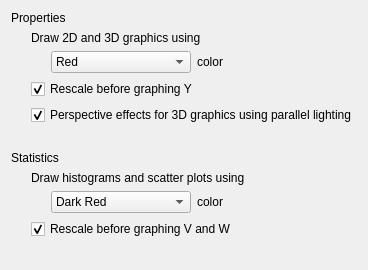
     <widget class="QWidget" name="tab">
      <attribute name="title">
       <string>General</string>
      </attribute>
      <layout class="QVBoxLayout">
       <item>
        <layout class="QHBoxLayout">
         <item>
          <widget class="QLabel" name="textLabel2_2">
           <property name="text">
            <string>Properties</string>
           </property>
           <property name="wordWrap">
            <bool>false</bool>
           </property>
          </widget>
         </item>
         <item>
          <widget class="Line" name="line5_2">
           <property name="sizePolicy">
            <sizepolicy hsizetype="Expanding" vsizetype="Fixed">
             <horstretch>0</horstretch>
             <verstretch>0</verstretch>
            </sizepolicy>
           </property>
           <property name="frameShadow">
            <enum>QFrame::Sunken</enum>
           </property>
          </widget>
         </item>
        </layout>
       </item>
       <item>
        <layout class="QGridLayout">
         <item row="3" column="1">
          <widget class="QFrame" name="frame1_1">
           <property name="frameShadow">
            <enum>QFrame::Raised</enum>
           </property>
           <layout class="QVBoxLayout">
            <property name="leftMargin">
             <number>0</number>
            </property>
            <property name="topMargin">
             <number>0</number>
            </property>
            <property name="rightMargin">
             <number>0</number>
            </property>
            <property name="bottomMargin">
             <number>0</number>
            </property>
            <item>
             <widget class="QCheckBox" name="checkBox1_5">
              <property name="whatsThis">
               <string>Adds lighting effects to help distinguish curves in the 3D graphic.</string>
              </property>
              <property name="text">
               <string>Perspective effects for 3D graphics using parallel lighting</string>
              </property>
              <property name="checked">
               <bool>true</bool>
              </property>
             </widget>
            </item>
           </layout>
          </widget>
         </item>
         <item row="1" column="1">
          <layout class="QHBoxLayout">
           <item>
            <spacer name="spacer27_4">
             <property name="orientation">
              <enum>Qt::Horizontal</enum>
             </property>
             <property name="sizeType">
              <enum>QSizePolicy::Fixed</enum>
             </property>
             <property name="sizeHint" stdset="0">
              <size>
               <width>20</width>
               <height>20</height>
              </size>
             </property>
            </spacer>
           </item>
           <item>
            <widget class="QComboBox" name="comboBox1_1">
             <property name="whatsThis">
              <string>Scientific graphics will be drawn using the following color.</string>
             </property>
             <property name="currentIndex">
              <number>0</number>
             </property>
             <item>
              <property name="text">
               <string>Red</string>
              </property>
             </item>
             <item>
              <property name="text">
               <string>Green</string>
              </property>
             </item>
             <item>
              <property name="text">
               <string>Blue</string>
              </property>
             </item>
             <item>
              <property name="text">
               <string>Cyan</string>
              </property>
             </item>
             <item>
              <property name="text">
               <string>Magenta</string>
              </property>
             </item>
             <item>
              <property name="text">
               <string>Yellow</string>
              </property>
             </item>
             <item>
              <property name="text">
               <string>White</string>
              </property>
             </item>
             <item>
              <property name="text">
               <string>Gray</string>
              </property>
             </item>
             <item>
              <property name="text">
               <string>Dark Red</string>
              </property>
             </item>
             <item>
              <property name="text">
               <string>Dark Green</string>
              </property>
             </item>
             <item>
              <property name="text">
               <string>Dark Blue</string>
              </property>
             </item>
             <item>
              <property name="text">
               <string>Dark Cyan</string>
              </property>
             </item>
             <item>
              <property name="text">
               <string>Dark Magenta</string>
              </property>
             </item>
             <item>
              <property name="text">
               <string>Dark Yellow</string>
              </property>
             </item>
             <item>
              <property name="text">
               <string>Dark Gray</string>
              </property>
             </item>
             <item>
              <property name="text">
               <string>Black</string>
              </property>
             </item>
            </widget>
           </item>
           <item>
            <widget class="QLabel" name="textLabel1_5">
             <property name="text">
              <string>color</string>
             </property>
             <property name="wordWrap">
              <bool>false</bool>
             </property>
            </widget>
           </item>
           <item>
            <spacer name="spacer28_4">
             <property name="orientation">
              <enum>Qt::Horizontal</enum>
             </property>
             <property name="sizeType">
              <enum>QSizePolicy::Ignored</enum>
             </property>
             <property name="sizeHint" stdset="0">
              <size>
               <width>20</width>
               <height>20</height>
              </size>
             </property>
            </spacer>
           </item>
          </layout>
         </item>
         <item row="0" column="1">
          <widget class="QLabel" name="textLabel1_6">
           <property name="text">
            <string>Draw 2D and 3D graphics using</string>
           </property>
           <property name="wordWrap">
            <bool>false</bool>
           </property>
          </widget>
         </item>
         <item row="2" column="1">
          <widget class="QCheckBox" name="checkBox1_7">
           <property name="whatsThis">
            <string>Automatically adjust range settings and approximate scale factors to speed up the working process.</string>
           </property>
           <property name="text">
            <string>Rescale before graphing Y</string>
           </property>
           <property name="shortcut">
            <string/>
           </property>
           <property name="checked">
            <bool>true</bool>
           </property>
          </widget>
         </item>
         <item row="0" column="0" rowspan="4">
          <spacer name="spacer71">
           <property name="orientation">
            <enum>Qt::Horizontal</enum>
           </property>
           <property name="sizeType">
            <enum>QSizePolicy::Fixed</enum>
           </property>
           <property name="sizeHint" stdset="0">
            <size>
             <width>20</width>
             <height>20</height>
            </size>
           </property>
          </spacer>
         </item>
        </layout>
       </item>
       <item>
        <spacer name="spacer31">
         <property name="orientation">
          <enum>Qt::Vertical</enum>
         </property>
         <property name="sizeType">
          <enum>QSizePolicy::Preferred</enum>
         </property>
         <property name="sizeHint" stdset="0">
          <size>
           <width>20</width>
           <height>20</height>
          </size>
         </property>
        </spacer>
       </item>
       <item>
        <widget class="QFrame" name="frame1_2">
         <property name="frameShadow">
          <enum>QFrame::Raised</enum>
         </property>
         <layout class="QVBoxLayout">
          <property name="leftMargin">
           <number>0</number>
          </property>
          <property name="topMargin">
           <number>0</number>
          </property>
          <property name="rightMargin">
           <number>0</number>
          </property>
          <property name="bottomMargin">
           <number>0</number>
          </property>
          <item>
           <layout class="QHBoxLayout">
            <item>
             <widget class="QLabel" name="textLabel2_2_2">
              <property name="text">
               <string>Statistics</string>
              </property>
              <property name="wordWrap">
               <bool>false</bool>
              </property>
             </widget>
            </item>
            <item>
             <widget class="Line" name="line5_2_2">
              <property name="sizePolicy">
               <sizepolicy hsizetype="Expanding" vsizetype="Fixed">
                <horstretch>0</horstretch>
                <verstretch>0</verstretch>
               </sizepolicy>
              </property>
              <property name="frameShadow">
               <enum>QFrame::Sunken</enum>
              </property>
             </widget>
            </item>
           </layout>
          </item>
          <item>
           <layout class="QGridLayout">
            <item row="1" column="1">
             <layout class="QHBoxLayout">
              <item>
               <spacer name="spacer27_4_2">
                <property name="orientation">
                 <enum>Qt::Horizontal</enum>
                </property>
                <property name="sizeType">
                 <enum>QSizePolicy::Fixed</enum>
                </property>
                <property name="sizeHint" stdset="0">
                 <size>
                  <width>20</width>
                  <height>20</height>
                 </size>
                </property>
               </spacer>
              </item>
              <item>
               <widget class="QComboBox" name="comboBox1_2">
                <property name="whatsThis">
                 <string>Color used to display statistical graphics.</string>
                </property>
                <property name="currentIndex">
                 <number>8</number>
                </property>
                <item>
                 <property name="text">
                  <string>Red</string>
                 </property>
                </item>
                <item>
                 <property name="text">
                  <string>Green</string>
                 </property>
                </item>
                <item>
                 <property name="text">
                  <string>Blue</string>
                 </property>
                </item>
                <item>
                 <property name="text">
                  <string>Cyan</string>
                 </property>
                </item>
                <item>
                 <property name="text">
                  <string>Magenta</string>
                 </property>
                </item>
                <item>
                 <property name="text">
                  <string>Yellow</string>
                 </property>
                </item>
                <item>
                 <property name="text">
                  <string>White</string>
                 </property>
                </item>
                <item>
                 <property name="text">
                  <string>Gray</string>
                 </property>
                </item>
                <item>
                 <property name="text">
                  <string>Dark Red</string>
                 </property>
                </item>
                <item>
                 <property name="text">
                  <string>Dark Green</string>
                 </property>
                </item>
                <item>
                 <property name="text">
                  <string>Dark Blue</string>
                 </property>
                </item>
                <item>
                 <property name="text">
                  <string>Dark Cyan</string>
                 </property>
                </item>
                <item>
                 <property name="text">
                  <string>Dark Magenta</string>
                 </property>
                </item>
                <item>
                 <property name="text">
                  <string>Dark Yellow</string>
                 </property>
                </item>
                <item>
                 <property name="text">
                  <string>Dark Gray</string>
                 </property>
                </item>
                <item>
                 <property name="text">
                  <string>Black</string>
                 </property>
                </item>
               </widget>
              </item>
              <item>
               <widget class="QLabel" name="textLabel1_5_2">
                <property name="text">
                 <string>color</string>
                </property>
                <property name="wordWrap">
                 <bool>false</bool>
                </property>
               </widget>
              </item>
              <item>
               <spacer name="spacer28_4_2">
                <property name="orientation">
                 <enum>Qt::Horizontal</enum>
                </property>
                <property name="sizeType">
                 <enum>QSizePolicy::Ignored</enum>
                </property>
                <property name="sizeHint" stdset="0">
                 <size>
                  <width>20</width>
                  <height>20</height>
                 </size>
                </property>
               </spacer>
              </item>
             </layout>
            </item>
            <item row="0" column="1">
             <widget class="QLabel" name="textLabel1_7">
              <property name="text">
               <string>Draw histograms and scatter plots using</string>
              </property>
              <property name="wordWrap">
               <bool>false</bool>
              </property>
             </widget>
            </item>
            <item row="0" column="0" rowspan="3">
             <spacer name="spacer71_2">
              <property name="orientation">
               <enum>Qt::Horizontal</enum>
              </property>
              <property name="sizeType">
               <enum>QSizePolicy::Fixed</enum>
              </property>
              <property name="sizeHint" stdset="0">
               <size>
                <width>20</width>
                <height>20</height>
               </size>
              </property>
             </spacer>
            </item>
            <item row="2" column="1">
             <widget class="QCheckBox" name="checkBox1_6">
              <property name="whatsThis">
               <string>Automatically adjust range settings and approximate scale factors to speed up the working process.</string>
              </property>
              <property name="text">
               <string>Rescale before graphing V and W</string>
              </property>
              <property name="shortcut">
               <string/>
              </property>
              <property name="checked">
               <bool>true</bool>
              </property>
             </widget>
            </item>
           </layout>
          </item>
         </layout>
        </widget>
       </item>
       <item>
        <spacer name="spacer22">
         <property name="orientation">
          <enum>Qt::Vertical</enum>
         </property>
         <property name="sizeType">
          <enum>QSizePolicy::MinimumExpanding</enum>
         </property>
         <property name="sizeHint" stdset="0">
          <size>
           <width>20</width>
           <height>20</height>
          </size>
         </property>
        </spacer>
       </item>
      </layout>
     </widget>
